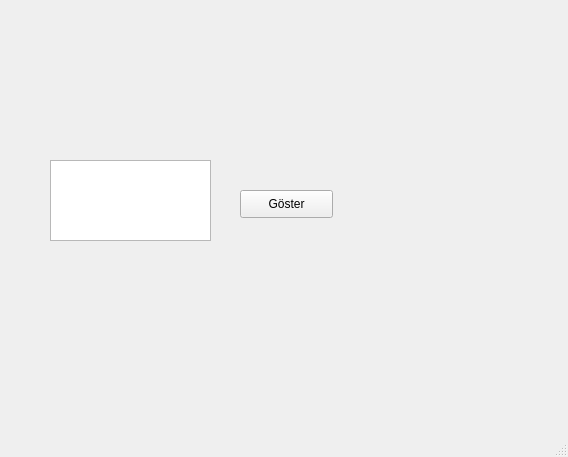
<?xml version="1.0" encoding="UTF-8"?>
<ui version="4.0">
 <class>MainWindow</class>
 <widget class="QMainWindow" name="MainWindow">
  <property name="geometry">
   <rect>
    <x>0</x>
    <y>0</y>
    <width>568</width>
    <height>457</height>
   </rect>
  </property>
  <property name="windowTitle">
   <string>MainWindow</string>
  </property>
  <widget class="QWidget" name="centralwidget">
   <widget class="QLabel" name="yaziAlani">
    <property name="geometry">
     <rect>
      <x>390</x>
      <y>180</y>
      <width>131</width>
      <height>41</height>
     </rect>
    </property>
    <property name="text">
     <string/>
    </property>
   </widget>
   <widget class="QPlainTextEdit" name="yazmaAlani">
    <property name="geometry">
     <rect>
      <x>50</x>
      <y>160</y>
      <width>161</width>
      <height>81</height>
     </rect>
    </property>
   </widget>
   <widget class="QPushButton" name="btn">
    <property name="geometry">
     <rect>
      <x>240</x>
      <y>190</y>
      <width>93</width>
      <height>28</height>
     </rect>
    </property>
    <property name="text">
     <string>Göster</string>
    </property>
   </widget>
  </widget>
  <widget class="QMenuBar" name="menubar">
   <property name="geometry">
    <rect>
     <x>0</x>
     <y>0</y>
     <width>568</width>
     <height>26</height>
    </rect>
   </property>
  </widget>
  <widget class="QStatusBar" name="statusbar"/>
 </widget>
 <resources/>
 <connections/>
</ui>
